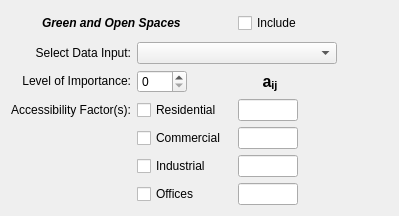
                     <widget class="QWidget" name="access_pos_widget" native="true">
                      <layout class="QGridLayout" name="gridLayout_28">
                       <item row="4" column="2">
                        <widget class="QCheckBox" name="access_pos_res">
                         <property name="text">
                          <string>Residential</string>
                         </property>
                        </widget>
                       </item>
                       <item row="3" column="4">
                        <widget class="QLabel" name="access_pos_lbl4">
                         <property name="minimumSize">
                          <size>
                           <width>60</width>
                           <height>0</height>
                          </size>
                         </property>
                         <property name="text">
                          <string>&lt;html&gt;&lt;head/&gt;&lt;body&gt;&lt;p align=&quot;center&quot;&gt;&lt;span style=&quot; font-size:12pt; font-weight:600;&quot;&gt;a&lt;/span&gt;&lt;span style=&quot; font-size:12pt; font-weight:600; vertical-align:sub;&quot;&gt;ij&lt;/span&gt;&lt;/p&gt;&lt;/body&gt;&lt;/html&gt;</string>
                         </property>
                        </widget>
                       </item>
                       <item row="2" column="6">
                        <spacer name="horizontalSpacer_74">
                         <property name="orientation">
                          <enum>Qt::Horizontal</enum>
                         </property>
                         <property name="sizeHint" stdset="0">
                          <size>
                           <width>40</width>
                           <height>20</height>
                          </size>
                         </property>
                        </spacer>
                       </item>
                       <item row="4" column="4">
                        <widget class="QLineEdit" name="access_pos_ares">
                         <property name="minimumSize">
                          <size>
                           <width>60</width>
                           <height>0</height>
                          </size>
                         </property>
                         <property name="maximumSize">
                          <size>
                           <width>60</width>
                           <height>16777215</height>
                          </size>
                         </property>
                        </widget>
                       </item>
                       <item row="7" column="5">
                        <spacer name="horizontalSpacer_75">
                         <property name="orientation">
                          <enum>Qt::Horizontal</enum>
                         </property>
                         <property name="sizeHint" stdset="0">
                          <size>
                           <width>40</width>
                           <height>20</height>
                          </size>
                         </property>
                        </spacer>
                       </item>
                       <item row="5" column="5">
                        <spacer name="horizontalSpacer_76">
                         <property name="orientation">
                          <enum>Qt::Horizontal</enum>
                         </property>
                         <property name="sizeHint" stdset="0">
                          <size>
                           <width>40</width>
                           <height>20</height>
                          </size>
                         </property>
                        </spacer>
                       </item>
                       <item row="5" column="2">
                        <widget class="QCheckBox" name="access_pos_com">
                         <property name="text">
                          <string>Commercial</string>
                         </property>
                        </widget>
                       </item>
                       <item row="4" column="5">
                        <spacer name="horizontalSpacer_77">
                         <property name="orientation">
                          <enum>Qt::Horizontal</enum>
                         </property>
                         <property name="sizeHint" stdset="0">
                          <size>
                           <width>40</width>
                           <height>20</height>
                          </size>
                         </property>
                        </spacer>
                       </item>
                       <item row="6" column="2">
                        <widget class="QCheckBox" name="access_pos_ind">
                         <property name="text">
                          <string>Industrial</string>
                         </property>
                        </widget>
                       </item>
                       <item row="6" column="5">
                        <spacer name="horizontalSpacer_78">
                         <property name="orientation">
                          <enum>Qt::Horizontal</enum>
                         </property>
                         <property name="sizeHint" stdset="0">
                          <size>
                           <width>40</width>
                           <height>20</height>
                          </size>
                         </property>
                        </spacer>
                       </item>
                       <item row="7" column="4">
                        <widget class="QLineEdit" name="access_pos_aoffices">
                         <property name="minimumSize">
                          <size>
                           <width>60</width>
                           <height>0</height>
                          </size>
                         </property>
                         <property name="maximumSize">
                          <size>
                           <width>60</width>
                           <height>16777215</height>
                          </size>
                         </property>
                        </widget>
                       </item>
                       <item row="5" column="4">
                        <widget class="QLineEdit" name="access_pos_acom">
                         <property name="minimumSize">
                          <size>
                           <width>60</width>
                           <height>0</height>
                          </size>
                         </property>
                         <property name="maximumSize">
                          <size>
                           <width>60</width>
                           <height>16777215</height>
                          </size>
                         </property>
                        </widget>
                       </item>
                       <item row="7" column="2">
                        <widget class="QCheckBox" name="access_pos_offices">
                         <property name="text">
                          <string>Offices</string>
                         </property>
                        </widget>
                       </item>
                       <item row="2" column="2" colspan="4">
                        <widget class="QComboBox" name="access_pos_data">
                         <property name="minimumSize">
                          <size>
                           <width>200</width>
                           <height>0</height>
                          </size>
                         </property>
                         <property name="maximumSize">
                          <size>
                           <width>200</width>
                           <height>16777215</height>
                          </size>
                         </property>
                        </widget>
                       </item>
                       <item row="3" column="2">
                        <widget class="QSpinBox" name="access_pos_weight">
                         <property name="minimumSize">
                          <size>
                           <width>50</width>
                           <height>0</height>
                          </size>
                         </property>
                         <property name="maximumSize">
                          <size>
                           <width>50</width>
                           <height>16777215</height>
                          </size>
                         </property>
                         <property name="maximum">
                          <number>10</number>
                         </property>
                        </widget>
                       </item>
                       <item row="2" column="0" colspan="2">
                        <widget class="QLabel" name="access_pos_lbl1">
                         <property name="text">
                          <string>&lt;html&gt;&lt;head/&gt;&lt;body&gt;&lt;p align=&quot;right&quot;&gt;Select Data Input:&lt;/p&gt;&lt;/body&gt;&lt;/html&gt;</string>
                         </property>
                        </widget>
                       </item>
                       <item row="4" column="0" colspan="2">
                        <widget class="QLabel" name="access_pos_lbl3">
                         <property name="text">
                          <string>&lt;html&gt;&lt;head/&gt;&lt;body&gt;&lt;p align=&quot;right&quot;&gt;Accessibility Factor(s):&lt;/p&gt;&lt;/body&gt;&lt;/html&gt;</string>
                         </property>
                        </widget>
                       </item>
                       <item row="3" column="0" colspan="2">
                        <widget class="QLabel" name="access_pos_lbl2">
                         <property name="text">
                          <string>&lt;html&gt;&lt;head/&gt;&lt;body&gt;&lt;p align=&quot;right&quot;&gt;Level of Importance:&lt;/p&gt;&lt;/body&gt;&lt;/html&gt;</string>
                         </property>
                        </widget>
                       </item>
                       <item row="0" column="4">
                        <widget class="QCheckBox" name="access_pos_include">
                         <property name="text">
                          <string>Include</string>
                         </property>
                        </widget>
                       </item>
                       <item row="0" column="0">
                        <widget class="QLabel" name="access_pos_icon">
                         <property name="minimumSize">
                          <size>
                           <width>25</width>
                           <height>25</height>
                          </size>
                         </property>
                         <property name="maximumSize">
                          <size>
                           <width>25</width>
                           <height>25</height>
                          </size>
                         </property>
                         <property name="text">
                          <string/>
                         </property>
                         <property name="pixmap">
                          <pixmap resource="../graphics/ubeats.qrc">:/icons/icons8-polygon-96.png</pixmap>
                         </property>
                         <property name="scaledContents">
                          <bool>true</bool>
                         </property>
                        </widget>
                       </item>
                       <item row="0" column="1" colspan="2">
                        <widget class="QLabel" name="access_pos_title">
                         <property name="minimumSize">
                          <size>
                           <width>180</width>
                           <height>0</height>
                          </size>
                         </property>
                         <property name="text">
                          <string>&lt;html&gt;&lt;head/&gt;&lt;body&gt;&lt;p&gt;&lt;span style=&quot; font-weight:600; font-style:italic;&quot;&gt;Green and Open Spaces&lt;/span&gt;&lt;/p&gt;&lt;/body&gt;&lt;/html&gt;</string>
                         </property>
                        </widget>
                       </item>
                       <item row="6" column="4">
                        <widget class="QLineEdit" name="access_pos_aind">
                         <property name="minimumSize">
                          <size>
                           <width>60</width>
                           <height>0</height>
                          </size>
                         </property>
                         <property name="maximumSize">
                          <size>
                           <width>60</width>
                           <height>16777215</height>
                          </size>
                         </property>
                        </widget>
                       </item>
                      </layout>
                     </widget>
